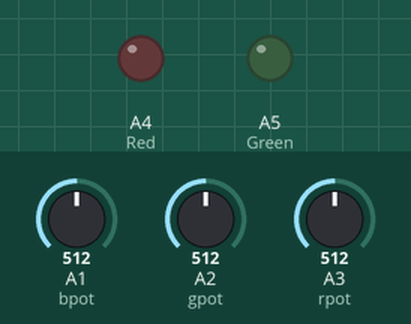
Simulated run of this sketch. Board: Arduino Nano, built with avr-gcc and run on an emulated ATmega328P. Parts: output pins drawn as LEDs (lit = HIGH). Inputs (shaded band) come from the test bench; at power-on: A2 (gpot) = 512, A3 (rpot) = 512, A1 (bpot) = 512.

Above: at 1.8 s.
1.9 s: A2 (gpot) set to 530
At 2.9 s:
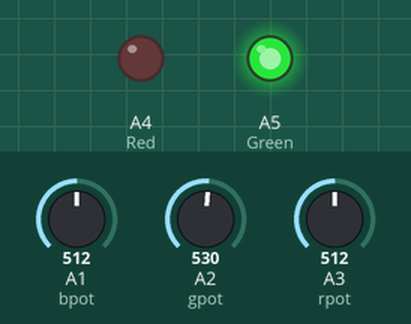
3.5 s: A3 (rpot) set to 525
At 4.5 s:
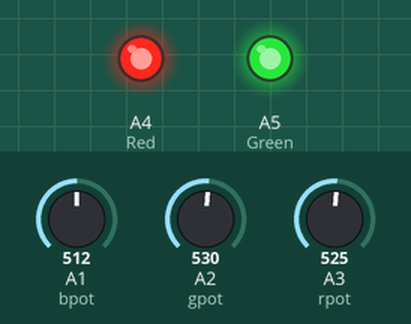
5.5 s: A2 (gpot) set to 511
At 7.2 s:
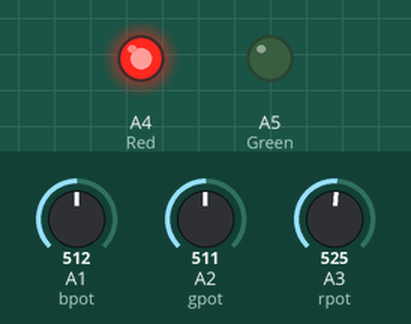
7.5 s: A2 (gpot) set to 716
At 8.8 s:
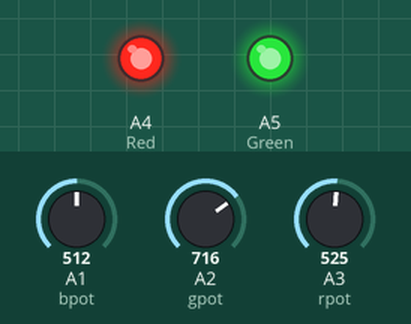
9.5 s: A2 (gpot) set to 306
At 10.3 s:
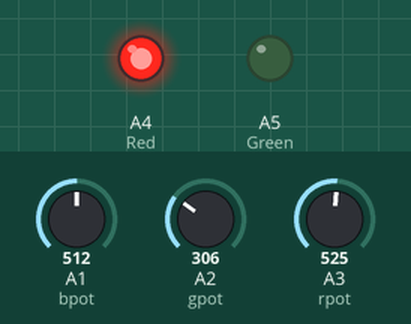
Timing chart, 0 to 12.5 s (numbered marks = the images above; inputs shaded):
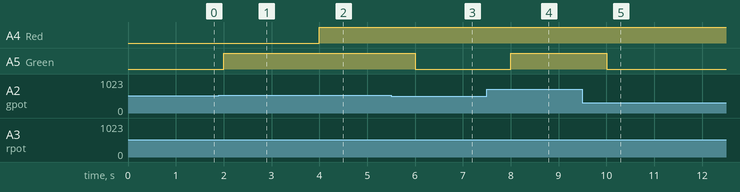

Measured:
- the behaviour switches between 514 and 515 on A2 (gpot) (found by bisection; images 0 and 1)
- the behaviour switches between 514 and 515 on A3 (rpot) (found by bisection; images 1 and 2)
- after the input at 1.9 s, A5 (Green): LOW → HIGH after 0.10 s
- after the input at 3.5 s, A4 (Red): LOW → HIGH after 0.50 s
- after the input at 5.5 s, A5 (Green): HIGH → LOW after 0.50 s
- after the input at 7.5 s, A5 (Green): LOW → HIGH after 0.50 s
- after the input at 9.5 s, A5 (Green): HIGH → LOW after 0.51 s

The sketch:

rgb.ino
```cpp
#include"rgb.h"

int rpot =A3;
int gpot =A2;
int bpot =A1;
int Red  =A4;
int Green=A5;
int Blue= A6;


void setup() {
  // put your setup code here, to run once:
  Serial.begin(9600);
  pinMode(rpot,INPUT);
  pinMode(gpot,INPUT);
  pinMode(bpot,INPUT);
  pinMode(Red,OUTPUT);
  pinMode(Green,OUTPUT);
  pinMode(Blue,OUTPUT);
}

void loop() {
  // put your main code here, to run repeatedly:
  color(rpot, gpot, bpot, Red, Green, Blue);
}
```

rgb.h
```cpp
void color(int rpot, int gpot, int bpot, int Red, int Green, int Blue) {
  // put your main code here, to run repeatedly:
  int red = analogRead(rpot);
  red = map(red,0,1024,0,255);
  analogWrite(Red,red);

  int green = analogRead(gpot);
  green = map(green,0,1024,0,255);
  analogWrite(Green,green);

  int blue = analogRead(bpot);
  blue = map(blue,0,1024,0,255);
  analogWrite(Blue,blue);

  delay(1000);
}
```
